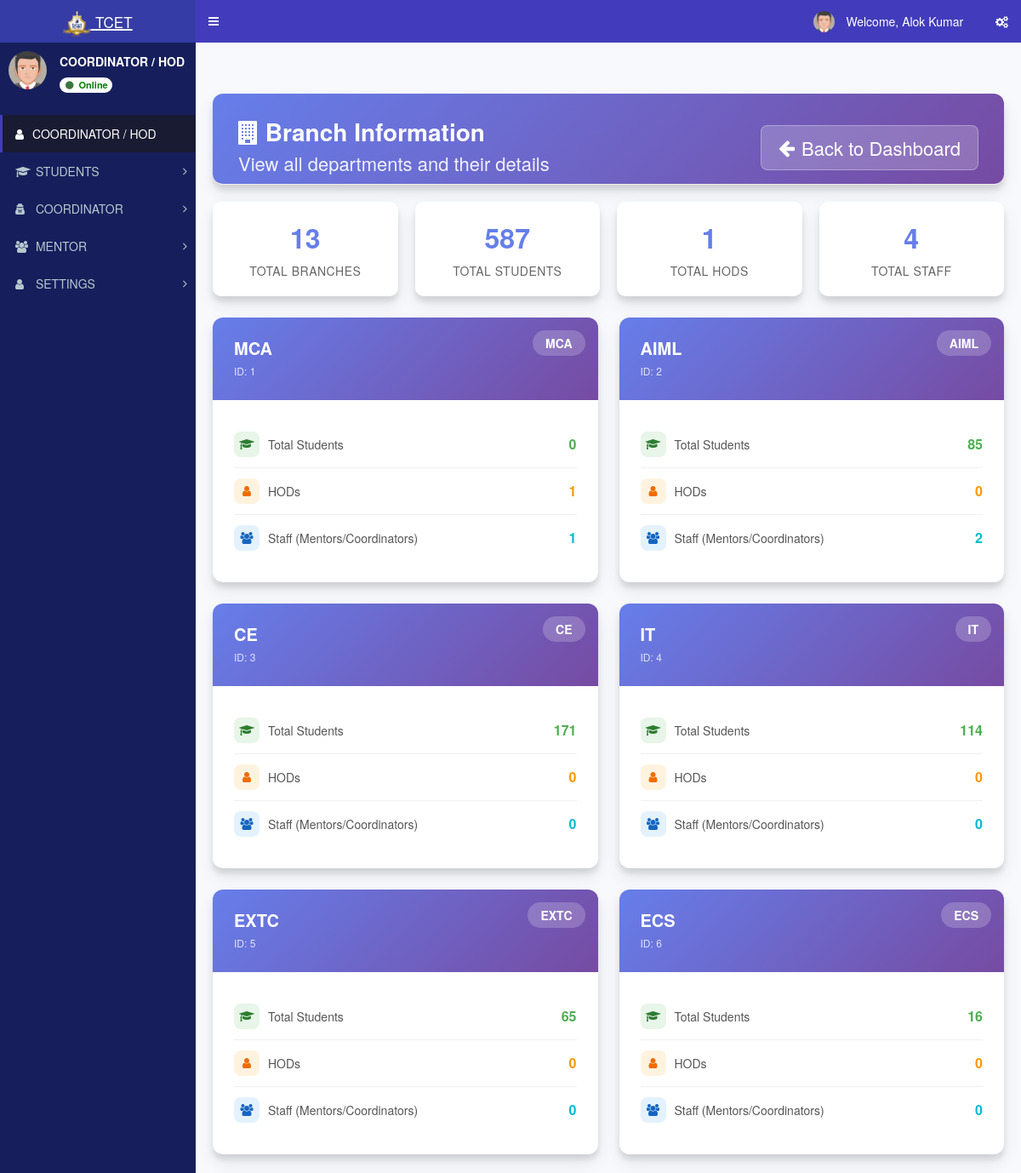
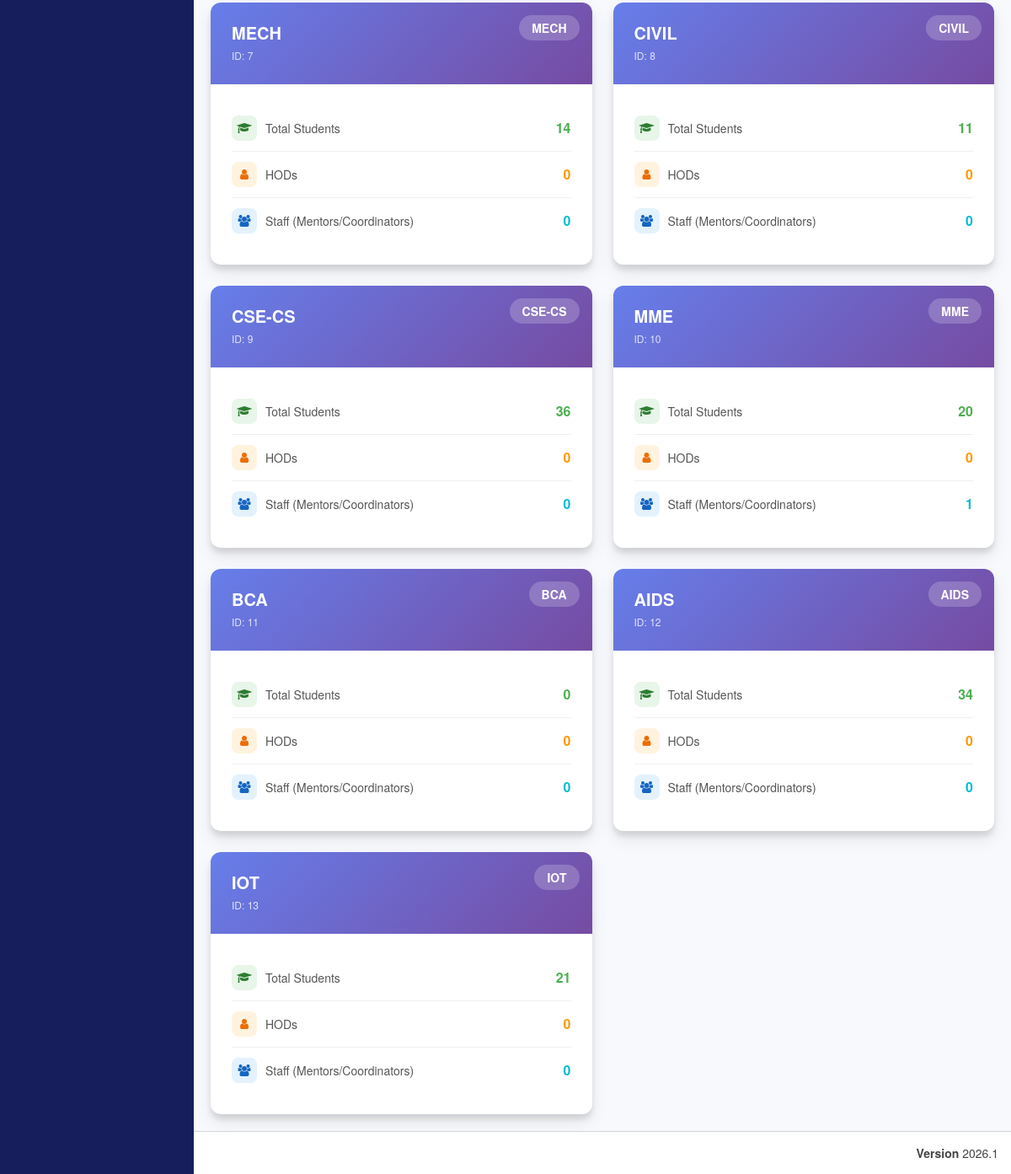
/admin/branch_info.php (signed in), run on the app's committed database (2 pictures, top to bottom).
### tables this page shows
CREATE TABLE `st_role_master` (
  `role_id` int(11) NOT NULL,
  `role_name` varchar(100) NOT NULL
);

CREATE TABLE `st_login` (
  `login_id` int(11) NOT NULL,
  `username` varchar(200) NOT NULL,
  `password` varchar(255) NOT NULL,
  `user_id` int(11) NOT NULL,
  `created_at` timestamp NOT NULL DEFAULT current_timestamp()
);

CREATE TABLE `st_user_master` (
  `user_id` int(11) NOT NULL,
  `user_name` varchar(150) NOT NULL,
  `email_id` varchar(200) NOT NULL,
  `phone_number` varchar(15) DEFAULT NULL,
  `department_id` int(11) NOT NULL,
  `role_id` int(11) NOT NULL,
  `student_id` int(11) NOT NULL,
  `is_first_login` tinyint(1) DEFAULT 1
);

CREATE TABLE `st_menu_master` (
  `menu_id` int(11) NOT NULL,
  `menu_name` varchar(100) NOT NULL,
  `menu_icon` varchar(100) NOT NULL DEFAULT 'fa fa-folder'
);

CREATE TABLE `st_department_master` (
  `department_id` int(11) NOT NULL,
  `department_name` varchar(150) NOT NULL,
  `date` timestamp NOT NULL DEFAULT current_timestamp() ON UPDATE current_timestamp()
);

### database/db_connect.php (called while the page is built, shortened)
<?php
class DBController
{
    public $host = "localhost";
    public $user = "root";
    public $password = "";
    public $database = "tcet_st";
    function __construct()
    {
        $this->conn = $this->connectDB();
    }
    function connectDB()
    {
      $conn = @mysqli_connect($this->host,$this->user,$this->password,$this->database);
      return $conn;
    }
}
?>

### admin/branch_info.php (the view, shortened to what this page needs)
<?php
require "header/header.php";
$db_handle = new DBController();
$selectedDepartmentId = intval($_GET['department_id'] ?? 0);
$branches_query = "SELECT
    d.department_id as id,
    d.department_name as name,
    CASE
        WHEN LOCATE(' ', d.department_name) > 0
        THEN UPPER(SUBSTRING(d.department_name, 1, LOCATE(' ', d.department_name) - 1))
        ELSE UPPER(d.department_name)
    END as code,
    (SELECT COUNT(*) FROM st_student_master WHERE department_id = d.department_id AND status = 0
    ) as total_students,
    (SELECT COUNT(*) FROM st_user_master WHERE department_id = d.department_id AND role_id = 2) as total_hods,
    (SELECT COUNT(*) FROM st_user_master WHERE department_id = d.department_id AND role_id IN (3,4)) as total_staff
FROM st_department_master d
" . ($selectedDepartmentId > 0 ? "WHERE d.department_id = $selectedDepartmentId " : "") . "
ORDER BY d.department_id";
$branches_result = mysqli_query($db_handle->conn, $branches_query);
$branches = [];
if ($branches_result) {
    while ($row = mysqli_fetch_assoc($branches_result)) {
        $branches[] = $row;
    }
} else {
    error_log("Branches query failed: " . mysqli_error($db_handle->conn));
}
$total_branches = count($branches);
?>
<!DOCTYPE html>
<html lang="en">
<head>
    <link rel="stylesheet" href="https://cdnjs.cloudflare.com/ajax/libs/font-awesome/4.5.0/css/font-awesome.min.css">
</head>
<body>
    <div class="content-wrapper">
        <div class="page-header">
            <div>
                <h1><i class="fa fa-building"></i> Branch Information</h1>
                <p><?php echo $selectedDepartmentId > 0 ? 'Viewing your branch only' : 'View all departments and their details'; ?></p>
            </div>
            <a href="index.php" class="back-btn">
                <i class="fa fa-arrow-left"></i> Back to Dashboard
            </a>
        </div>
        <div class="stats-bar">
            <div class="stat-item">
                <div class="stat-number"><?php echo $total_branches; ?></div>
                <div class="stat-label">Total Branches</div>
            </div>
            <div class="stat-item">
                <div class="stat-number"><?php echo array_sum(array_column($branches, 'total_students')); ?></div>
                <div class="stat-label">Total Students</div>
            </div>
            <div class="stat-item">
                <div class="stat-number"><?php echo array_sum(array_column($branches, 'total_hods')); ?></div>
                <div class="stat-label">Total HODs</div>
            </div>
            <div class="stat-item">
                <div class="stat-number"><?php echo array_sum(array_column($branches, 'total_staff')); ?></div>
                <div class="stat-label">Total Staff</div>
            </div>
        </div>
        <?php if (empty($branches)): ?>
            <div class="empty-state">
                <i class="fa fa-building"></i>
                <h3>No Branches Found</h3>
                <p>No branch data available in the database.</p>
            </div>
        <?php else: ?>
            <div class="branches-grid">
                <?php foreach ($branches as $branch): ?>
                    <div class="branch-card">
                        <div class="branch-header">
                            <span class="branch-code"><?php echo htmlspecialchars($branch['code']); ?></span>
                            <h3><?php echo htmlspecialchars($branch['name']); ?></h3>
                            <span class="branch-id">ID: <?php echo htmlspecialchars($branch['id']); ?></span>
                        </div>
                        <div class="branch-body">
                            <div class="metric-row">
                                <div class="metric-label">
                                    <i class="fa fa-graduation-cap" style="background: #e8f5e9; color: #2e7d32;"></i>
                                    Total Students
                                </div>
                                <div class="metric-value students">
                                    <?php echo (int)$branch['total_students']; ?>
                                </div>
                            </div>
                            <div class="metric-row">
                                <div class="metric-label">
                                    <i class="fa fa-user" style="background: #fff3e0; color: #ef6c00;"></i>
                                    HODs
                                </div>
                                <div class="metric-value hods">
                                    <?php echo (int)$branch['total_hods']; ?>
                                </div>
                            </div>
                            <div class="metric-row">
                                <div class="metric-label">
                                    <i class="fa fa-users" style="background: #e3f2fd; color: #1565c0;"></i>
                                    Staff (Mentors/Coordinators)
                                </div>
                                <div class="metric-value staff">
                                    <?php echo (int)$branch['total_staff']; ?>
                                </div>
                            </div>
                        </div>
                    </div>
                <?php endforeach; ?>
            </div>
        <?php endif; ?>
    </div>
    <?php include "header/footer.php"; ?>
</body>
</html>

### admin/header/header.php (shortened to what this page needs)
<?php
include_once("../database/db_connect.php");
$db_handle = new DBController();
$sessionLoginId = intval($_SESSION['user_login_id'] ?? $_SESSION['user_session'] ?? 0);
$username = '';
$userid = 0;
$usertype = 0;
$sql = "SELECT l.login_id, l.username, l.user_id, u.role_id, u.user_name, r.role_name
	    FROM st_login l
	    LEFT JOIN st_user_master u ON u.user_id = l.user_id
	    LEFT JOIN st_role_master r ON r.role_id = u.role_id
	    WHERE l.login_id='" . $sessionLoginId . "' LIMIT 1";
$result = mysqli_query($db_handle->conn, $sql);
if ($result && $result->num_rows > 0) {
	$row = $result->fetch_assoc();
	$username = $row['username'];
	$userid = intval($row['user_id']);
	$usertype = intval($row['role_id']);
}
$name = $username;
$profileSql = "SELECT COALESCE(NULLIF(TRIM(u.user_name), ''), l.username) AS user_name
			   FROM st_login l
			   LEFT JOIN st_user_master u ON u.user_id = l.user_id
			   WHERE l.user_id = $userid LIMIT 1";
$profileResult = mysqli_query($db_handle->conn, $profileSql);
if ($profileResult && ($profileRow = mysqli_fetch_assoc($profileResult))) {
	$profileName = trim((string)($profileRow['user_name'] ?? ''));
	if ($profileName !== '') {
		$name = $profileName;
	}
}
$sql = "SELECT role_name FROM st_role_master WHERE role_id = ? LIMIT 1";
$stmt = mysqli_prepare($db_handle->conn, $sql);
if ($stmt) {
	mysqli_stmt_bind_param($stmt, 'i', $usertype);
	mysqli_stmt_execute($stmt);
	$result = mysqli_stmt_get_result($stmt);
	if ($row = mysqli_fetch_assoc($result)) {
		$role_name = $row['role_name'];
	}
}
$dashboardRoute = ($usertype === 5) ? 'student_dashboard.php' : 'index.php';
?>
<!DOCTYPE html>
<html>
<head>
	<link rel="stylesheet" href="bootstrap/css/bootstrap.min.css">
	<link rel="stylesheet" href="https://cdnjs.cloudflare.com/ajax/libs/font-awesome/4.5.0/css/font-awesome.min.css">
	<link rel="stylesheet" href="https://cdnjs.cloudflare.com/ajax/libs/ionicons/2.0.1/css/ionicons.min.css">
	<link rel="stylesheet" href="dist/css/AdminLTE.min.css">
	<link rel="stylesheet" href="dist/css/skins/_all-skins.min.css">
	<link rel="stylesheet" href="plugins/iCheck/flat/blue.css">
	<link rel="stylesheet" href="plugins/morris/morris.css">
	<link rel="stylesheet" href="plugins/jvectormap/jquery-jvectormap-1.2.2.css">
	<link rel="stylesheet" href="plugins/datepicker/datepicker3.css">
	<link rel="stylesheet" href="plugins/daterangepicker/daterangepicker.css">
	<link rel="stylesheet" href="plugins/bootstrap-wysihtml5/bootstrap3-wysihtml5.min.css">
</head>
<body class="hold-transition skin-blue sidebar-mini main-content-responsive">
	<div class="wrapper">
		<header class="main-header">
			<a href="<?php echo $dashboardRoute; ?>" class="logo">
				<span class="logo-lg"><img src="images/booklogo.webp" class="py-2" height="40px" /> <small>TCET</small></span>
			</a>
			<nav class="navbar navbar-static-top">
				<a href="#" class="sidebar-toggle" data-toggle="offcanvas" role="button">
				</a>
				<div class="navbar-custom-menu">
					<ul class="nav navbar-nav">
						<li class="dropdown user user-menu">
							<a href="#" class="dropdown-toggle" data-toggle="dropdown">
								<img src="dist/img/user2-160x160.jpg" class="user-image" alt="User Image">
								<span class="hidden-xs">&nbsp;Welcome, <?php echo $name; ?> &nbsp;</span>
							</a>
						</li>
						<li>
							<a href="#" data-toggle="control-sidebar"><i class="fa fa-gears"></i></a>
						</li>
					</ul>
				</div>
			</nav>
		</header>
		<aside class="main-sidebar">
			<section class="sidebar">
				<div class="user-panel">
					<div class="pull-left image">
						<img src="dist/img/user2-160x160.jpg" class="img-circle" alt="User Image">
					</div>
					<div class="pull-left info">
						<p><span><?php echo htmlspecialchars($role_name); ?></span></p>
						<a class="badge" href="#" style="background:white; color: green;">
							<i class="fa fa-circle text-success"></i> Online
						</a>
					</div>
				</div>
				<br />
				<?php include "side_menu.php"; ?>
		</aside>

### admin/header/side_menu.php (shortened to what this page needs)
<?php
function sidebar_has_column($conn, $table, $column)
{
	$escapedColumn = mysqli_real_escape_string($conn, $column);
	$result = mysqli_query($conn, "SHOW COLUMNS FROM $table LIKE '$escapedColumn'");
	$exists = ($result && mysqli_num_rows($result) > 0);
	return $exists;
}
$menuHasIconColumn = sidebar_has_column($db_handle->conn, 'st_menu_master', 'menu_icon');
$subMenuHasIconColumn = sidebar_has_column($db_handle->conn, 'st_sub_menu_master', 'sub_menu_icon');
$subMenuHasRouteColumn = sidebar_has_column($db_handle->conn, 'st_sub_menu_master', 'sub_menu_route');
$menuTree = array();
$menuIconSelect = $menuHasIconColumn
	? "COALESCE(NULLIF(TRIM(m.menu_icon), ''), 'fa fa-folder') AS menu_icon"
	: "'fa fa-folder' AS menu_icon";
$subMenuRouteSelect = $subMenuHasRouteColumn
	? "COALESCE(NULLIF(TRIM(sm.sub_menu_route), ''), '#') AS sub_menu_route"
	: "'#' AS sub_menu_route";
$subMenuIconSelect = $subMenuHasIconColumn
	? "COALESCE(NULLIF(TRIM(sm.sub_menu_icon), ''), 'fa fa-angle-double-right') AS sub_menu_icon"
	: "'fa fa-angle-double-right' AS sub_menu_icon";
$menuSql = "SELECT m.menu_id, m.menu_name, $menuIconSelect
			FROM st_menu_master m
			WHERE (
				EXISTS (
					SELECT 1
					FROM st_menu_allocation_master mar
					WHERE mar.menu_id = m.menu_id
					  AND mar.role_id = ?
					  AND mar.sub_menu_id IS NULL
				)
				OR EXISTS (
					SELECT 1
					FROM st_menu_allocation_master maa
					WHERE maa.menu_id = m.menu_id
					  AND maa.role_id = ?
					  AND maa.sub_menu_id IS NOT NULL
				)
			)
			ORDER BY m.menu_id";
$menuStmt = mysqli_prepare($db_handle->conn, $menuSql);
if ($menuStmt) {
	mysqli_stmt_bind_param($menuStmt, 'ii', $usertype, $usertype);
	mysqli_stmt_execute($menuStmt);
	$menuResult = mysqli_stmt_get_result($menuStmt);
	while ($menuRow = mysqli_fetch_assoc($menuResult)) {
		$menuId = (int) $menuRow['menu_id'];
		$menuTree[$menuId] = array(
			'menu_name' => $menuRow['menu_name'],
			'menu_icon' => $menuRow['menu_icon'],
			'submenus' => array()
		);
		$subSql = "SELECT sm.sub_menu_id, sm.sub_menu_name, $subMenuRouteSelect, $subMenuIconSelect
				   FROM st_sub_menu_master sm
				   WHERE sm.menu_id = ?
				   AND (
					   EXISTS (
						   SELECT 1
						   FROM st_menu_allocation_master mar
						   WHERE mar.sub_menu_id = sm.sub_menu_id
							 AND mar.role_id = ?
					   )
				   )
				   ORDER BY sm.sort_order ASC, sm.sub_menu_id ASC";
		$subStmt = mysqli_prepare($db_handle->conn, $subSql);
		if ($subStmt) {
			mysqli_stmt_bind_param($subStmt, 'ii', $menuId, $usertype);
			mysqli_stmt_execute($subStmt);
			$subResult = mysqli_stmt_get_result($subStmt);
			while ($subRow = mysqli_fetch_assoc($subResult)) {
				$menuTree[$menuId]['submenus'][] = $subRow;
			}
		}
	}
}
?>
<ul class="sidebar-menu" id="sidebar-dynamic-menu">
<?php
$sidebarHomeRoute = ((int) ($usertype ?? 0) === 5) ? 'student_dashboard.php' : 'index.php';
$sidebarHomeLabel = ((int) ($usertype ?? 0) === 5) ? 'DASHBOARD' : strtoupper((string) ($role_name ?? 'Dashboard'));
$sidebarHomeIcon = ((int) ($usertype ?? 0) === 5) ? 'fa fa-dashboard' : 'fa fa-user';
?>
<li class="active"><a href="<?php echo htmlspecialchars($sidebarHomeRoute); ?>"><i class="<?php echo htmlspecialchars($sidebarHomeIcon); ?>"></i><span><?php echo htmlspecialchars($sidebarHomeLabel); ?></span></a></li>
<?php foreach ($menuTree as $menuId => $menuData) {
	$menuName = trim((string) $menuData['menu_name']);
	$menuIcon = trim((string) $menuData['menu_icon']);
?>
<li class="treeview" data-menu-id="<?php echo $menuId; ?>" id="sidebar-menu-<?php echo $menuId; ?>">
<a href="#">
<i class="<?php echo htmlspecialchars($menuIcon); ?>" aria-hidden="true"></i> <span><?php echo strtoupper(htmlspecialchars($menuName)); ?></span>
<span class="pull-right-container">
<i class="fa fa-angle-right pull-right"></i>
</span>
</a>
</li>
<?php } ?>
</ul>
</section>

### data on the page
st_role_master: role_name "COORDINATOR / HOD"
st_login: user.role_name "COORDINATOR / HOD"
st_menu_master: menu_name "STUDENTS"
st_menu_master: menu_name "COORDINATOR"
st_menu_master: menu_name "MENTOR"
st_menu_master: menu_name "SETTINGS"
st_department_master: code "MCA", department_name "MCA", department_id "1", total_students "0", total_hods "1", total_staff "1"
st_department_master: code "AIML", department_name "AIML", department_id "2", total_students "85", total_hods "0", total_staff "2"
st_department_master: code "CE", department_name "CE", department_id "3", total_students "171", total_hods "0", total_staff "0"
st_department_master: code "IT", department_name "IT", department_id "4", total_students "114", total_hods "0", total_staff "0"
st_department_master: code "EXTC", department_name "EXTC", department_id "5", total_students "65", total_hods "0", total_staff "0"
st_department_master: code "ECS", department_name "ECS", department_id "6", total_students "16", total_hods "0", total_staff "0"
st_department_master: code "MECH", department_name "MECH", department_id "7", total_students "14", total_hods "0", total_staff "0"
st_department_master: code "CIVIL", department_name "CIVIL", department_id "8", total_students "11", total_hods "0", total_staff "0"
st_department_master: code "CSE-CS", department_name "CSE-CS", department_id "9", total_students "36", total_hods "0", total_staff "0"
st_department_master: code "MME", department_name "MME", department_id "10", total_students "20", total_hods "0", total_staff "1"
st_department_master: code "BCA", department_name "BCA", department_id "11", total_students "0", total_hods "0", total_staff "0"
st_department_master: code "AIDS", department_name "AIDS", department_id "12", total_students "34", total_hods "0", total_staff "0"
st_department_master: code "IOT", department_name "IOT", department_id "13", total_students "21", total_hods "0", total_staff "0"

### other printed values
$name "Alok Kumar"
$total_branches "13"
array_sum(array_column($branches, 'total_students')) "587"
array_sum(array_column($branches, 'total_hods')) "1"
array_sum(array_column($branches, 'total_staff')) "4"
